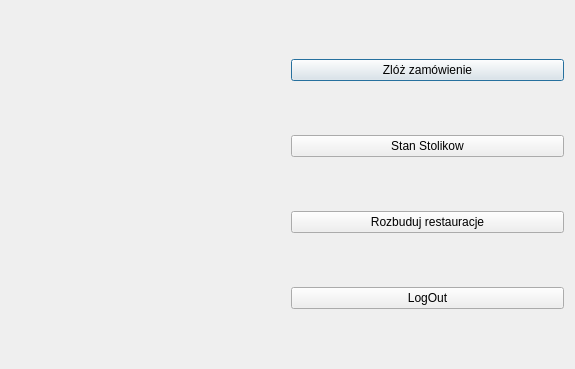
<?xml version="1.0" encoding="UTF-8"?>
<ui version="4.0">
 <class>MainMenu</class>
 <widget class="QDialog" name="MainMenu">
  <property name="geometry">
   <rect>
    <x>0</x>
    <y>0</y>
    <width>575</width>
    <height>369</height>
   </rect>
  </property>
  <property name="windowTitle">
   <string>Dialog</string>
  </property>
  <layout class="QHBoxLayout" name="horizontalLayout_2">
   <item>
    <layout class="QHBoxLayout" name="horizontalLayout">
     <item>
      <widget class="QLabel" name="label_logoFirmy">
       <property name="text">
        <string/>
       </property>
      </widget>
     </item>
     <item>
      <layout class="QVBoxLayout" name="verticalLayout">
       <item>
        <widget class="QPushButton" name="pushButton_wyborStolika">
         <property name="text">
          <string>Zlóż zamówienie</string>
         </property>
        </widget>
       </item>
       <item>
        <widget class="QPushButton" name="pushButton_stanStolikow">
         <property name="text">
          <string>Stan Stolikow</string>
         </property>
        </widget>
       </item>
       <item>
        <widget class="QPushButton" name="pushButton_rozbudujRestauracje">
         <property name="text">
          <string>Rozbuduj restauracje</string>
         </property>
        </widget>
       </item>
       <item>
        <widget class="QPushButton" name="pushButton_wylogowanie">
         <property name="text">
          <string>LogOut</string>
         </property>
        </widget>
       </item>
      </layout>
     </item>
    </layout>
   </item>
  </layout>
 </widget>
 <resources/>
 <connections/>
</ui>
